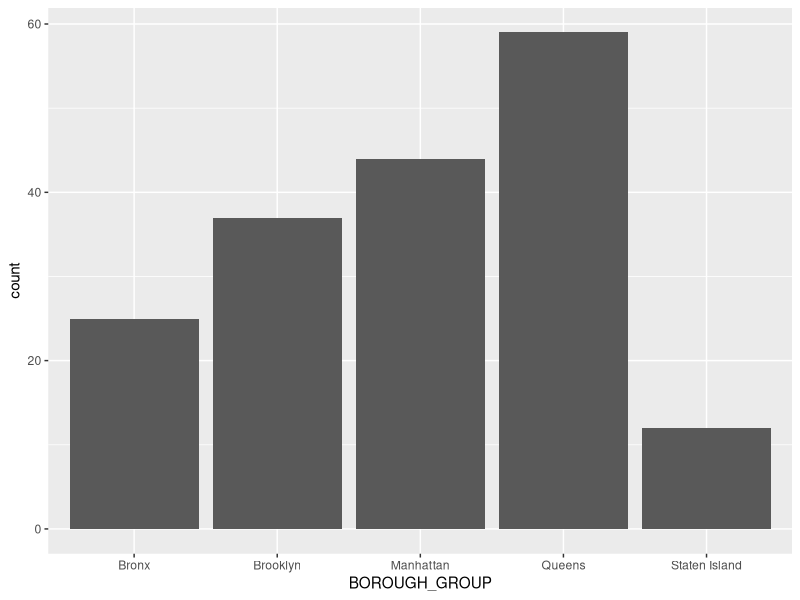
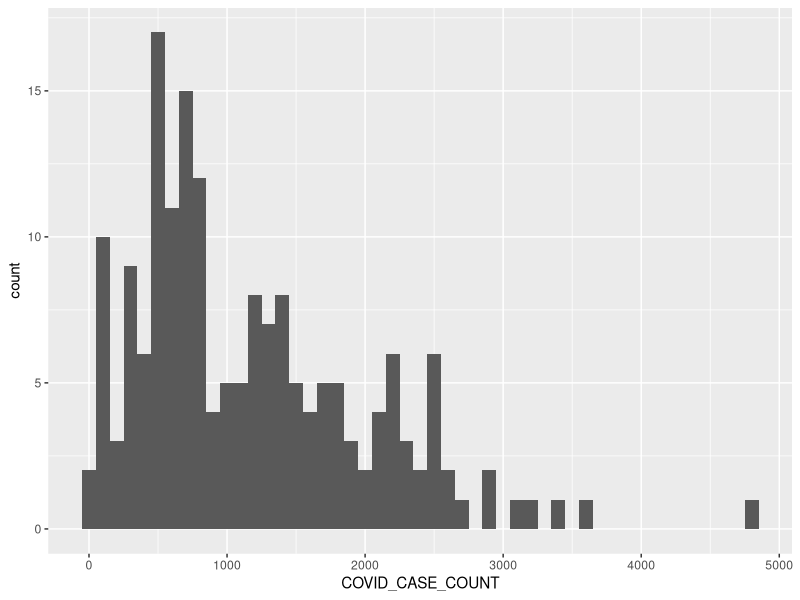
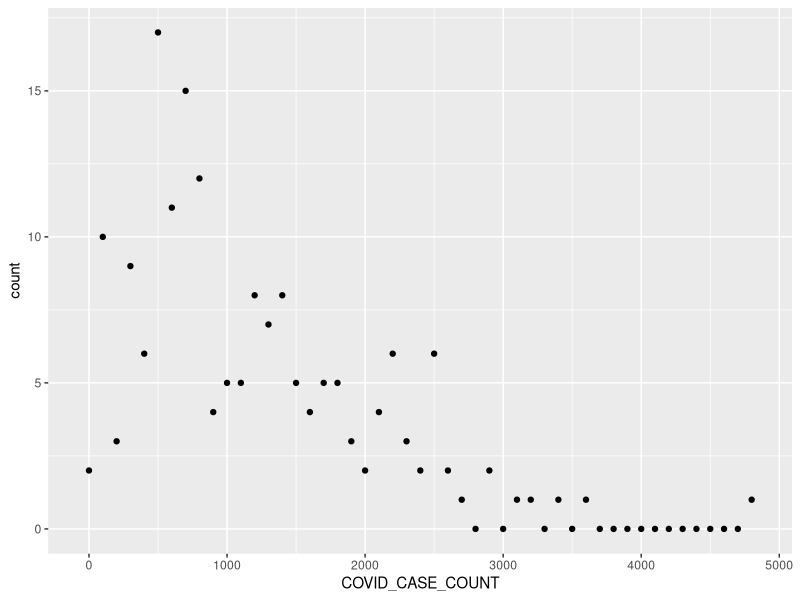
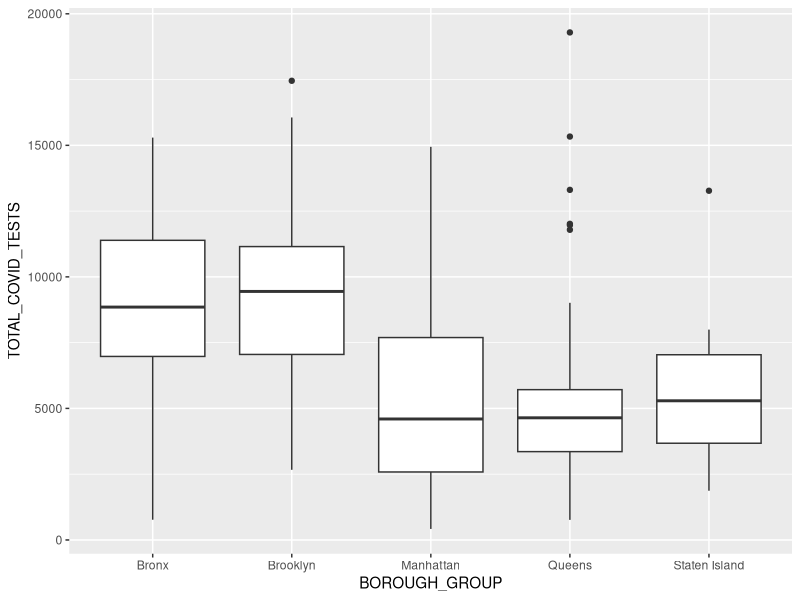
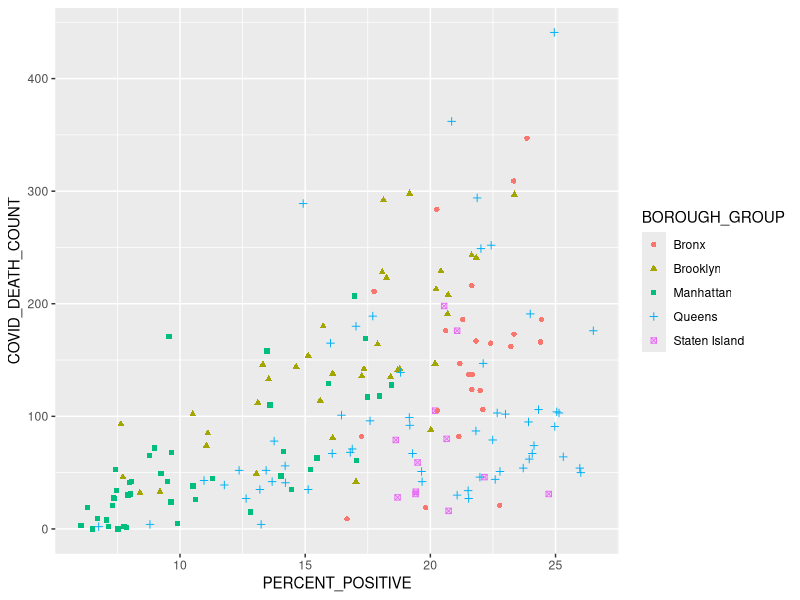
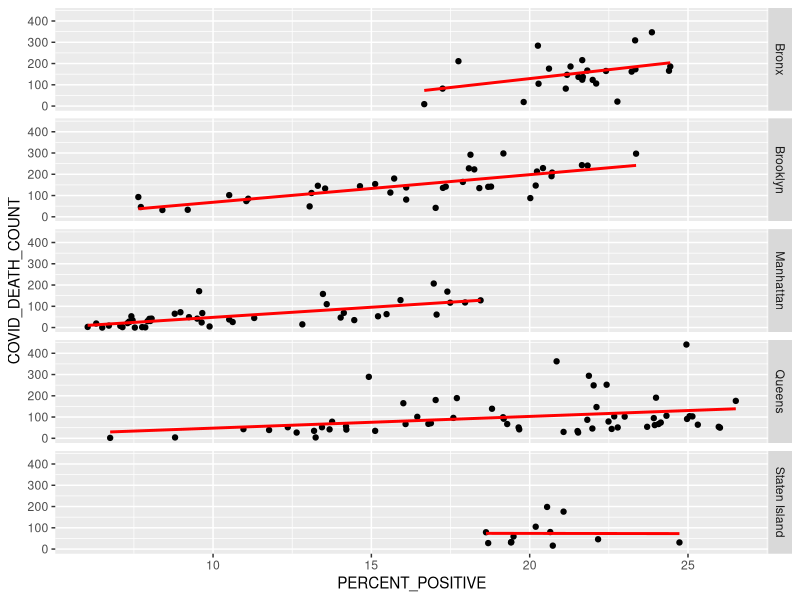
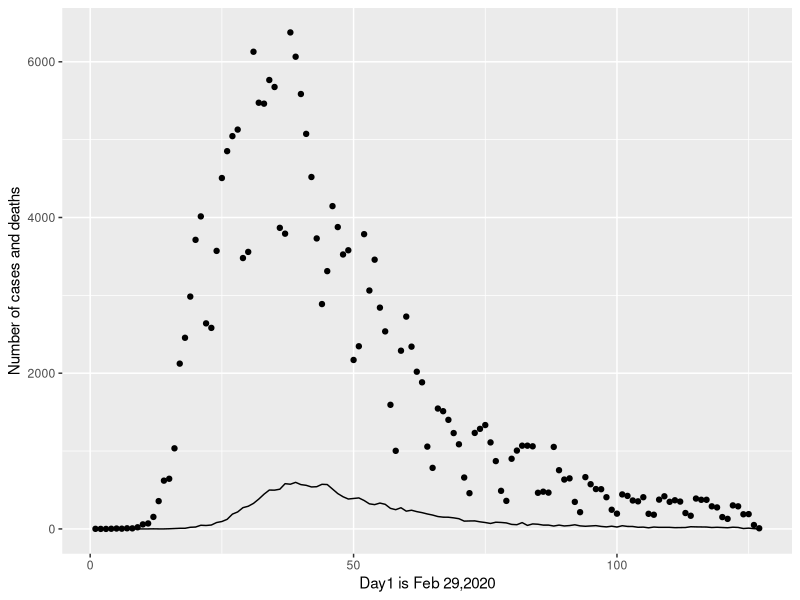
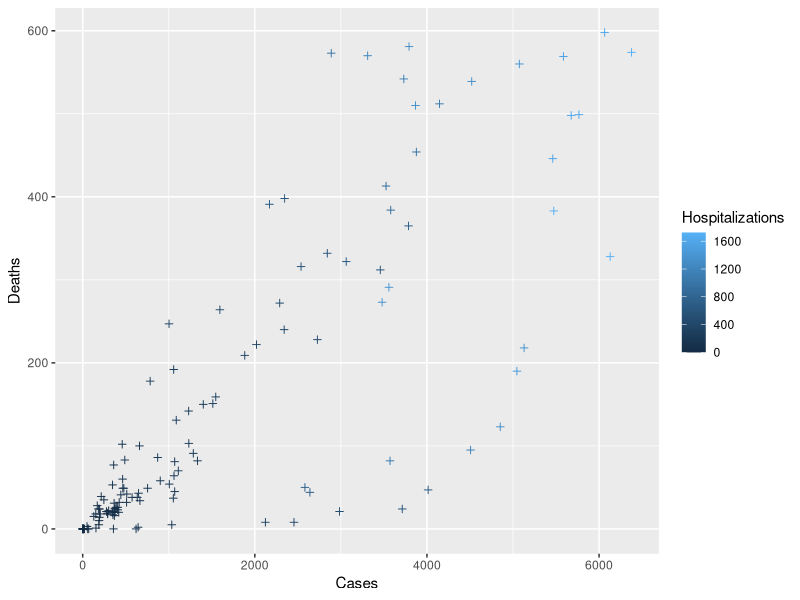

Reproduce these figures in R, in order.
## ---- chunk 1
State_count<-read.csv( "CovidData-NYStateDailyCounts.csv",header=T)
Zip_count<-read.csv("CovidData-NYCZipcodeCounts.csv" ,header=T)
library(ggplot2)
ggplot(Zip_count,mapping=aes(x=BOROUGH_GROUP))+geom_bar()
## ---- chunk 2
 ggplot(Zip_count)+geom_histogram(mapping=aes(x=COVID_CASE_COUNT), binwidth=100)
## ---- chunk 3
ggplot(Zip_count, aes(x=COVID_CASE_COUNT))+stat_bin(geom="point",binwidth=100)
## ---- chunk 4
ggplot(Zip_count, aes(x=BOROUGH_GROUP, y=TOTAL_COVID_TESTS))+geom_boxplot()
## ---- chunk 5
ggplot(Zip_count,aes(x=PERCENT_POSITIVE,y=COVID_DEATH_COUNT))+geom_point(aes(color=BOROUGH_GROUP,shape=BOROUGH_GROUP))
## ---- chunk 6
p<-ggplot(Zip_count,aes(x=PERCENT_POSITIVE,y=COVID_DEATH_COUNT))+geom_point()
p+facet_grid(rows=vars(BOROUGH_GROUP))+stat_smooth(method="lm",color='red',se=FALSE)
## ---- chunk 7
qplot(xlab="Day1 is Feb 29,2020",ylab="Number of cases and deaths")+geom_point(data=State_count, aes(x=1:127,y=Cases),)+geom_line(data=State_count,aes(x=1:127,y=Deaths))
## ---- chunk 8
ggplot(State_count,aes(x=Cases,y=Deaths,color=Hospitalizations))+geom_point(shape=3)
## ---- chunk 9
qplot(data=State_count,xlab="Cases", ylab="Proportion of deaths to cases",x=Cases, y=Deaths/Cases,  color=Hospitalizations,geom="point")
## ---- chunk 10
sprintf("The total number of cases in NYC is %d ", sum(Zip_count$TOTAL_COVID_TESTS))
## ---- chunk 11
sapply(Zip_count[,c(1,4:10)], summary)
## ---- chunk 12

sapply(Zip_count[Zip_count$BOROUGH_GROUP== "Manhattan", c(1,4:10)], summary) 
## ---- chunk 13
sapply(Zip_count[Zip_count$BOROUGH_GROUP== "Queens", c(1,4:10)], summary)
## ---- chunk 14

sapply(Zip_count[Zip_count$BOROUGH_GROUP== "Staten Island", c(1,4:10)], summary)
## ---- chunk 15
b<-max(Zip_count$COVID_CASE_RATE)
a<-Zip_count[Zip_count$COVID_CASE_RATE==b,]
sprintf("The NYC zipcode & neighborhood name with the highest case rate %d, %s",a$MODIFIED_ZCTA,a$NEIGHBORHOOD_NAME)
## ---- chunk 16
State_count[State_count$Deaths>State_count$Hospitalizations,]
## ---- chunk 17
a<-seq(2,24,by=2)
a[5]
## ---- chunk 18
rev(a)
## ---- chunk 19
b<-rep(c(1,2,3),times=c(50,26,17))
b
## ---- chunk 20
mat<-diag(c(1:10))
mat
x<-solve(mat)
x
## ---- chunk 21
matrix(x[,3], c(2,5), byrow = TRUE )
